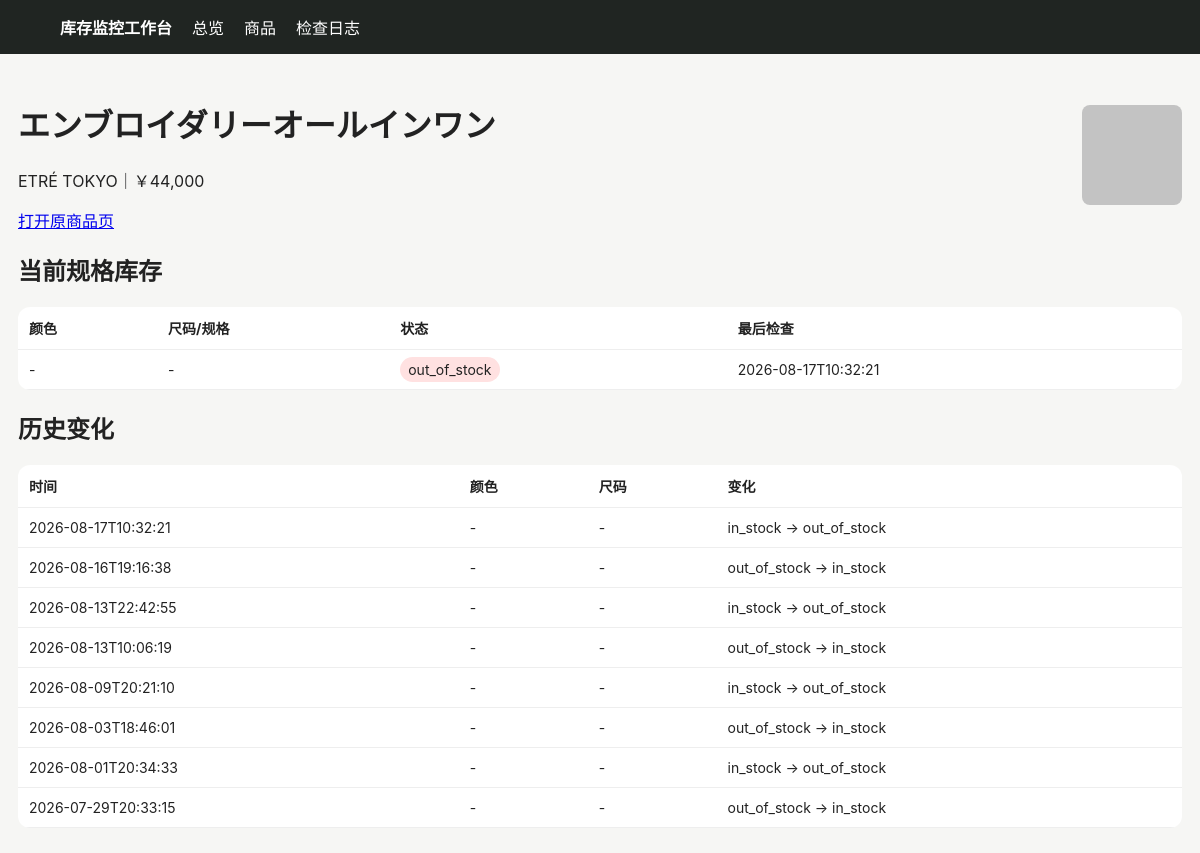
The page /product/322 on the database as committed earlier.
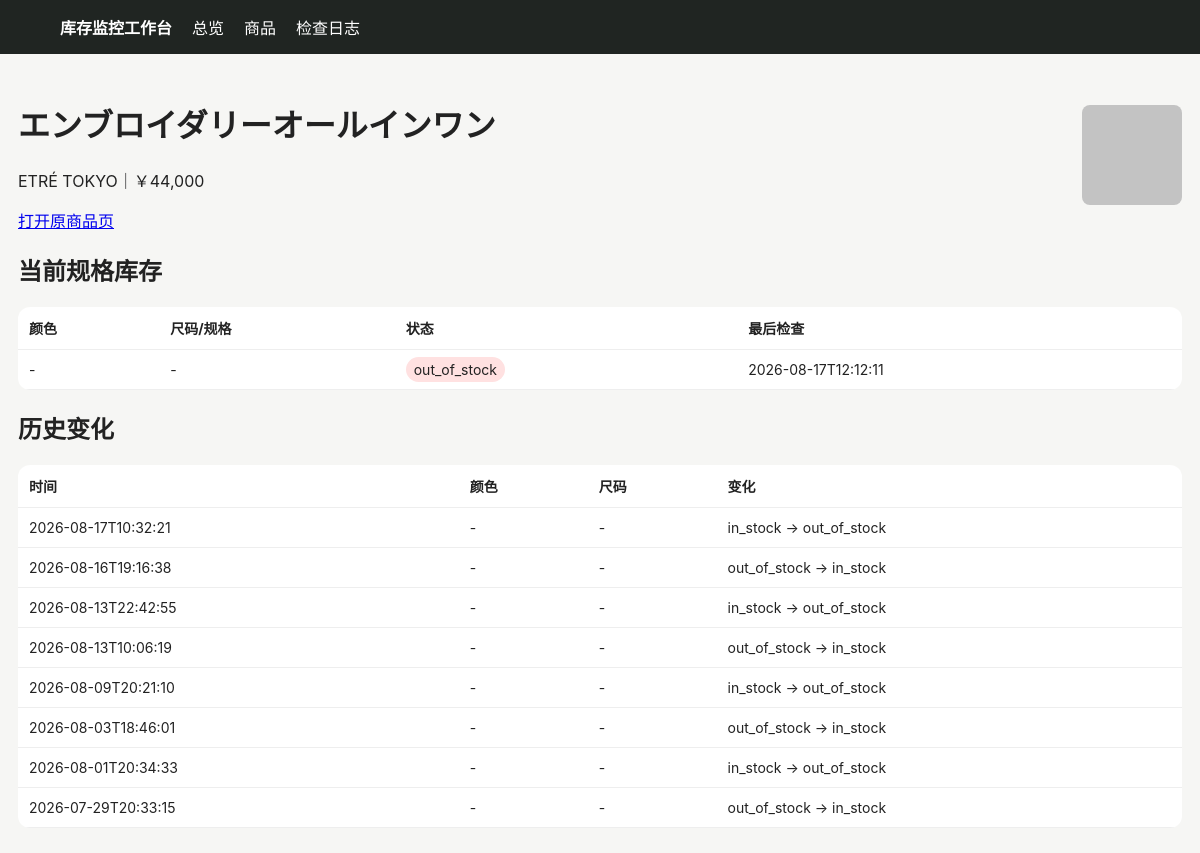
The same page on the database as committed later.
### tables this page shows
CREATE TABLE products (
 id INTEGER PRIMARY KEY AUTOINCREMENT,
 site TEXT NOT NULL,
 url TEXT NOT NULL UNIQUE,
 name TEXT NOT NULL,
 price TEXT,
 image_url TEXT,
 first_seen TEXT NOT NULL,
 last_seen TEXT NOT NULL
);

CREATE TABLE variants (
 id INTEGER PRIMARY KEY AUTOINCREMENT,
 product_id INTEGER NOT NULL,
 color TEXT NOT NULL DEFAULT '',
 size TEXT NOT NULL DEFAULT '',
 status TEXT NOT NULL,
 last_checked TEXT NOT NULL,
 UNIQUE(product_id, color, size)
);

CREATE TABLE changes (
 id INTEGER PRIMARY KEY AUTOINCREMENT,
 product_id INTEGER NOT NULL,
 color TEXT NOT NULL DEFAULT '',
 size TEXT NOT NULL DEFAULT '',
 old_status TEXT NOT NULL,
 new_status TEXT NOT NULL,
 detected_at TEXT NOT NULL
);

### app/main.py (the view)
@app.get("/product/{pid}")
def product(request: Request, pid: int):
    with conn() as c:
        p=c.execute("SELECT * FROM products WHERE id=?",(pid,)).fetchone()
        vs=c.execute("SELECT * FROM variants WHERE product_id=? ORDER BY color,size",(pid,)).fetchall()
        cs=c.execute("SELECT * FROM changes WHERE product_id=? ORDER BY detected_at DESC",(pid,)).fetchall()
    return templates.TemplateResponse("product.html", {"request":request,"p":p,"variants":vs,"changes":cs})

### app/templates/product.html
{% extends "base.html" %}{% block content %}<div class="top"><div><h1>{{p.name}}</h1><p>{{p.site}}｜{{p.price}}</p><a href="{{p.url}}" target="_blank">打开原商品页</a></div>{% if p.image_url %}<img class="thumb" style="width:100px;height:100px" src="{{p.image_url}}">{% endif %}</div>
<h2>当前规格库存</h2><table><tr><th>颜色</th><th>尺码/规格</th><th>状态</th><th>最后检查</th></tr>{% for v in variants %}<tr><td>{{v.color or "-"}}</td><td>{{v.size or "-"}}</td><td><span class="badge {{v.status}}">{{v.status}}</span></td><td>{{v.last_checked}}</td></tr>{% endfor %}</table>
<h2>历史变化</h2><table><tr><th>时间</th><th>颜色</th><th>尺码</th><th>变化</th></tr>{% for c in changes %}<tr><td>{{c.detected_at}}</td><td>{{c.color or "-"}}</td><td>{{c.size or "-"}}</td><td>{{c.old_status}} → {{c.new_status}}</td></tr>{% endfor %}</table>{% endblock %}

### app/templates/base.html (shortened to what this page needs)
<!doctype html><html lang="zh-CN"><head><meta charset="utf-8"><meta name="viewport" content="width=device-width,initial-scale=1">
</head><body><nav><strong>库存监控工作台</strong><a href="/">总览</a><a href="/products">商品</a><a href="/logs">检查日志</a></nav><main>{% block content %}{% endblock %}</main></body></html>

### app/templates/base.html (style rules this page uses)
body { font-family:-apple-system,BlinkMacSystemFont,"Segoe UI",sans-serif;background:#f6f6f4;color:#222;margin:0 }
nav { background:#202522;color:#fff;padding:15px 5%;display:flex;gap:20px;align-items:center }
nav a { color:#fff;text-decoration:none }
main { max-width:1180px;margin:25px auto;padding:0 18px }
table { width:100%;border-collapse:collapse;background:#fff;border-radius:12px;overflow:hidden }
th,td { padding:11px;border-bottom:1px solid #eee;text-align:left;font-size:14px }
.badge { padding:4px 8px;border-radius:999px;background:#eee }
.out_of_stock { background:#ffe1e1 }
img.thumb { width:52px;height:52px;object-fit:cover;border-radius:8px }
.top { display:flex;justify-content:space-between;align-items:center;margin-bottom:18px }

Rows that differ between the two databases and show on the page:
changed variants "out_of_stock": last_checked "2026-08-17T10:32:21" → "2026-08-17T12:12:11"
